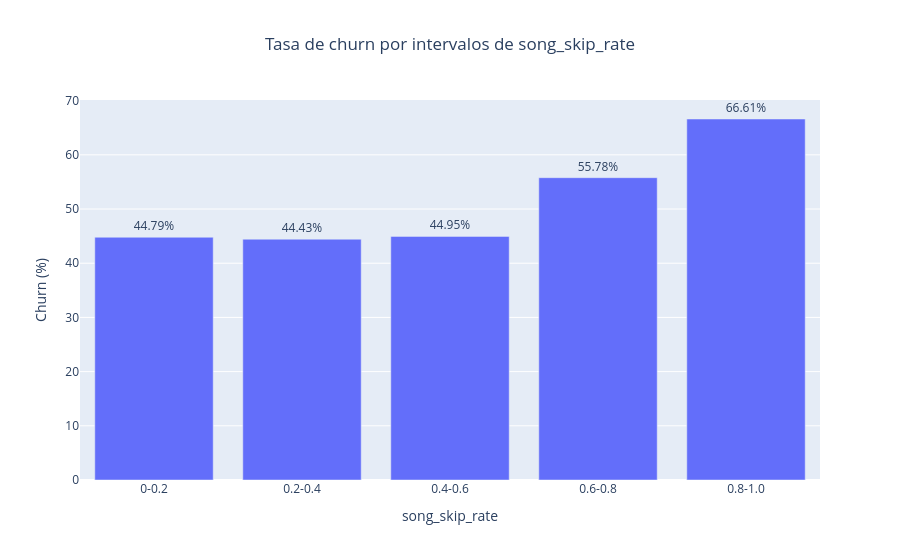

Here is the notebook cell this chart was saved with:
### Markdown cell above
### 5.5 Song skip rate

Este gráfico refuerza la idea de menor ajuste o menor satisfacción con el contenido.

### Code cell
skip_table = plot_churn_by_numeric_bins(df, "song_skip_rate", "skip_rate_bin", title="Tasa de churn por intervalos de song_skip_rate")
skip_table

### Figure 1 — Plotly figure (JSON) as saved in the notebook; plotly's stock layout.template omitted (floating-point values rounded to 4 significant figures)
{"data": [{"hovertemplate": "skip_rate_bin=%{x}<br>churn_pct=%{text}<extra></extra>", "legendgroup": "", "marker": {"color": "#636efa", "pattern": {"shape": ""}}, "name": "", "orientation": "v", "showlegend": false, "text": [44.79, 44.43, 44.95, 55.78, 66.61], "textposition": "outside", "texttemplate": "%{text:.2f}%", "type": "bar", "x": ["0-0.2", "0.2-0.4", "0.4-0.6", "0.6-0.8", "0.8-1.0"], "xaxis": "x", "y": [44.79, 44.43, 44.95, 55.78, 66.61], "yaxis": "y"}], "layout": {"barmode": "relative", "legend": {"tracegroupgap": 0}, "title": {"text": "Tasa de churn por intervalos de song_skip_rate", "x": 0.5}, "xaxis": {"anchor": "y", "domain": [0, 1], "title": {"text": "song_skip_rate"}}, "yaxis": {"anchor": "x", "domain": [0, 1], "title": {"text": "Churn (%)"}}}}
